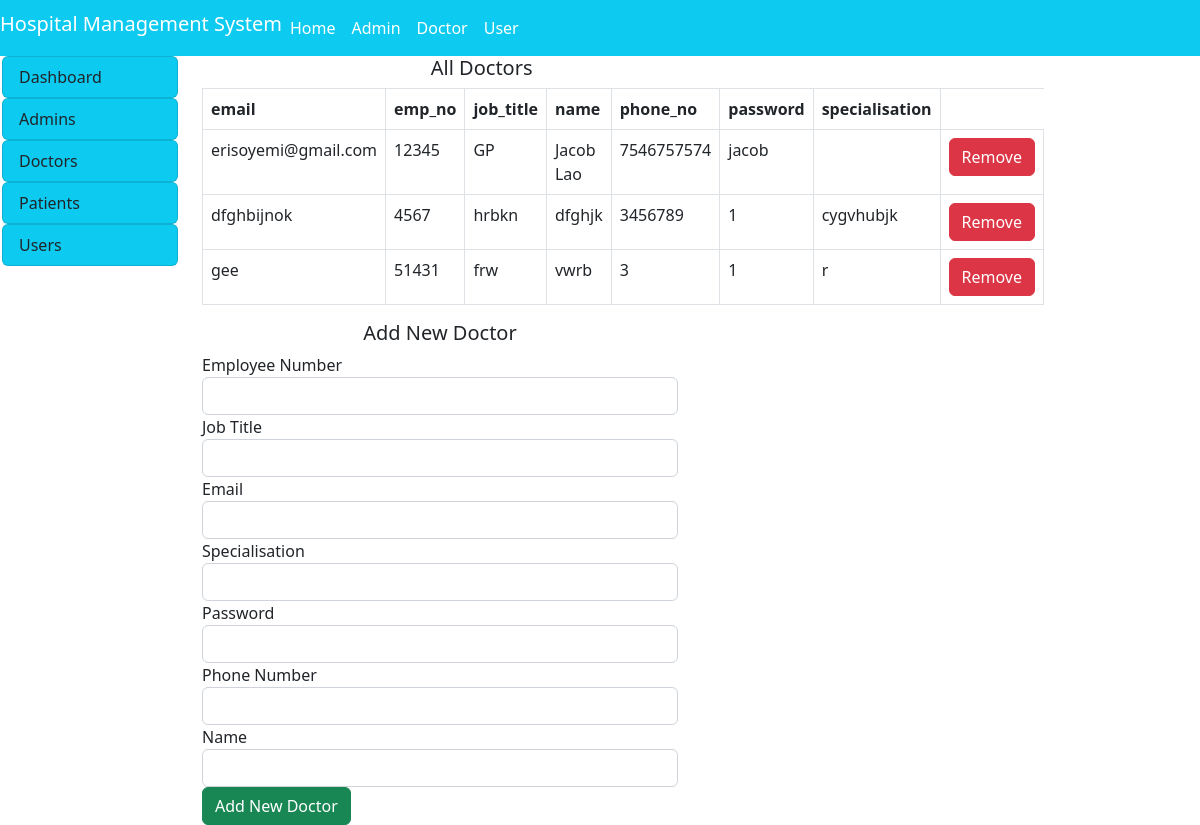
/hms/hms/admin/listofdoc.php, run on the app's committed database.
### tables this page shows
CREATE TABLE IF NOT EXISTS `doctor` (
  `email` varchar(100) NOT NULL,
  `emp_no` int(100) NOT NULL,
  `job_title` varchar(50) NOT NULL,
  `name` varchar(100) NOT NULL,
  `phone_no` varchar(10) NOT NULL,
  `password` varchar(100) NOT NULL,
  `specialisation` varchar(100) NOT NULL,
  PRIMARY KEY (`emp_no`)
);

### hms/hms/admin/listofdoc.php (the view, shortened to what this page needs)
<!DOCTYPE html>
<html>
<head>
</head>
<body>
	<?php
	include("../include/header.php");
	?>
	<div class="container-fluid">
		<div class="col-md-12">
			<div class="row">
				<div class="col-md-2" style="margin-left: -10px;">
					<?php
					include("sidenav.php");
					include("../include/connection.php")
					?>
				</div>
				<div class="col-md-10">
					<div class="col-md-20">
						<div class="row">
							<div class="col-md-7">
								<h5 class="text-center">All Doctors</h5>
								<?php
								$ad = $_SESSION['admin'];
								$query = "SELECT * FROM doctor WHERE emp_no != '$ad'";
								$res = mysqli_query($connect,$query);
								 $output = "
								 	<table class='table table-bordered'>
								 	<tr>
									<th>email</th>
									<th>emp_no</th>
									<th>job_title</th>
									<th>name</th>
									<th>phone_no</th>
									<th>password</th>
									<th>specialisation</th>
									<tr>
									";
								while ($row = mysqli_fetch_array($res)) {
									$email = $row['email'];
									$phone_no = $row['phone_no'];
									$name = $row['name'];
									$emp_no = $row['emp_no'];
									$password = $row['password'];
									$specialisation = $row['specialisation'];
									$job_title = $row['job_title'];
									$output .="
										<tr>
										<td>$email</td>
										<td>$emp_no</td>
										<td>$job_title</td>
										<td>$name</td>
										<td>$phone_no</td>
										<td>$password</td>
                                        <td>$specialisation</td>
										<td>
											<a href='listofdoc?emp_no=$emp_no'><button emp_no=$emp_no class='btn btn-danger view'>Remove</button></a>
										</td>
									";
								}
								$output .="
									</tr>
								</table>
								";
								echo $output;
								?>
							</div>
							<div class="col-md-6">
								<h5 class="text-center">Add New Doctor</h5>
								<form method="post" enctype="multipart/form-data">
									<div class="from-group">
										<label>Employee Number</label>
										<input type="text" name="emp_no" class="form-control" autocomplete="off">
									</div>
									<div class="from-group">
										<label>Job Title</label>
										<input type="text" name="job_title" class="form-control">
									</div>
									<div class="from-group">
										<label>Email</label>
										<input type="text" name="email" class="form-control" autocomplete="off">
									</div>
									<div class="from-group">
										<label>Specialisation</label>
										<input type="text" name="specialisation" class="form-control">
									</div>
                                    <div class="from-group">
										<label>Password</label>
										<input type="password" name="password" class="form-control">
									</div>
									<div class="from-group">
										<label>Phone Number</label>
										<input type="text" name="phone_no" class="form-control" autocomplete="off">
									</div>
									<div class="from-group">
										<label>Name</label>
										<input type="text" name="name" class="form-control">
									</div>
									<input type="submit" name="add" value="Add New Doctor" class="btn btn-success">
								</form>
							</div>
						</div>
					</div>
				</div>
			</div>
		</div>
	</div>
</body>
</html>

### data on the page
doctor: email "erisoyemi@gmail.com", emp_no "12345", job_title "GP", name "Jacob Lao", phone_no "7546757574", password "jacob"
doctor: email "dfghbijnok", emp_no "4567", job_title "hrbkn", name "dfghjk", phone_no "3456789", password "1", specialisation "cygvhubjk"
doctor: email "gee", emp_no "51431", job_title "frw", name "vwrb", phone_no "3", password "1", specialisation "r"
